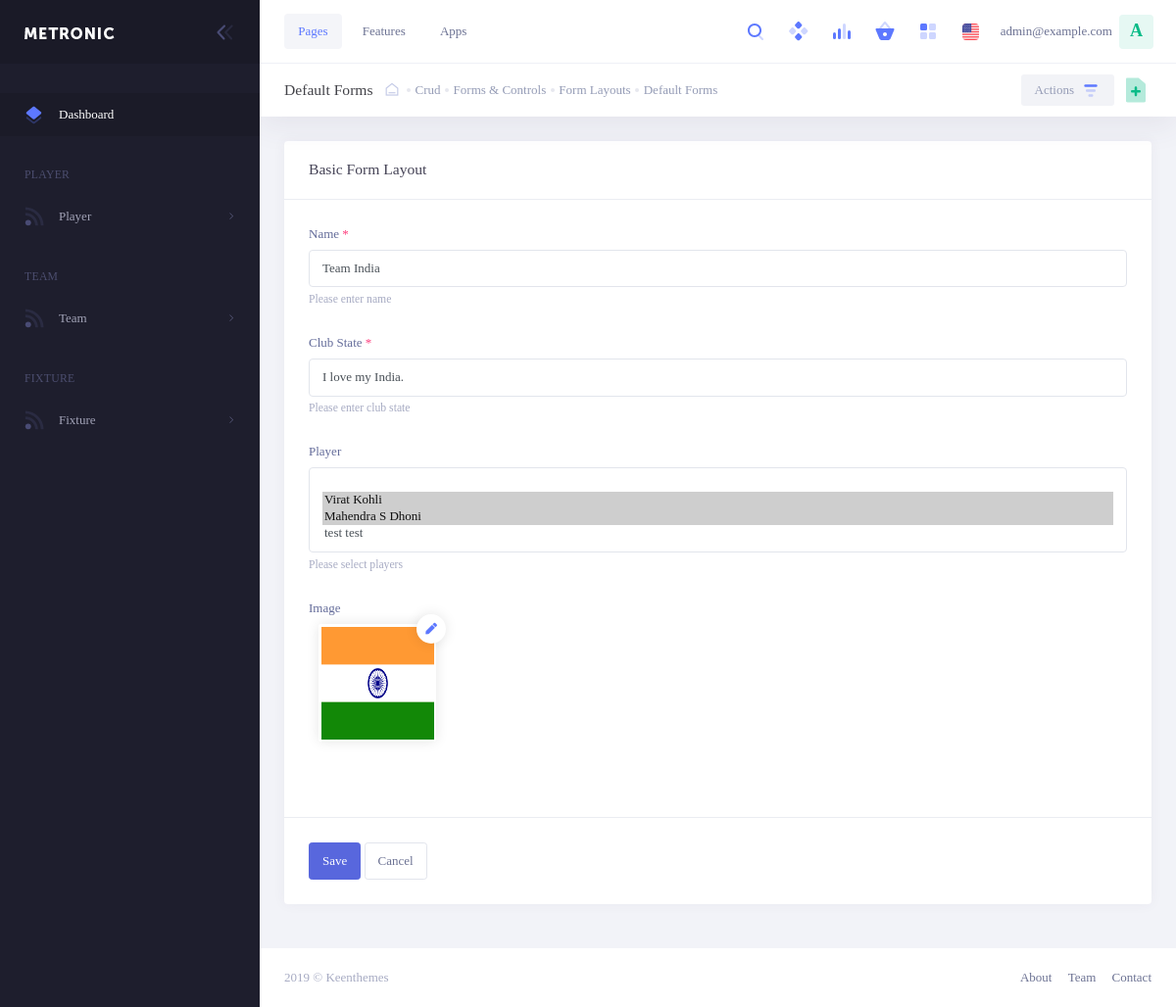
The page /team_edit/1/ (signed in) on the database its author committed.
### custom_admin/models.py (models this page shows, shortened)
class User(AbstractBaseUser, PermissionsMixin):
    is_staff = models.BooleanField(default=True)
    is_active = models.BooleanField(default=True)
    email = models.EmailField(max_length=60, unique=True)
    first_name = models.CharField(max_length=60, blank=True)
    last_name = models.CharField(max_length=60, blank=True)
    phone = models.CharField(max_length=20, blank=True)
    avatar = models.ImageField(upload_to='user/profile_images/%Y/%m/%d', default='')
    objects = UserManager()
    USERNAME_FIELD = 'email'

### cricket_app/models.py (models this page shows, shortened)
class Team(models.Model):
    uuid = models.UUIDField(default=uuid.uuid4, editable=False)
    name = models.CharField(max_length=250, blank=False)
    logoUri = models.ImageField(upload_to='team/logo_uri/%Y/%m/%d', blank=False)
    club_state = models.CharField(max_length=250, blank=True)
    players = models.ManyToManyField(Player)

class Player(models.Model):
    uuid = models.UUIDField(default=uuid.uuid4, editable=False)
    first_name = models.CharField(max_length=250, blank=False)
    last_name = models.CharField(max_length=250, blank=False)
    image_uri = models.ImageField(upload_to='player/image_uri/%Y/%m/%d', blank=False)
    jersey_number = models.PositiveSmallIntegerField()
    country = models.CharField(max_length=250)

### custom_admin/views.py (the view, shortened to what this page needs)
# urls.py: path('team_edit/<int:pk>/', TeamEdit.as_view(), name='team-edit'),
class TeamEdit(LoginRequiredMixin, UserPassesTestMixin, View):
    template_name = 'custom_admin/team/edit.html'
    login_url = reverse_lazy('login')
    form_class = TeamEditForm
    context = dict()
    def test_func(self):
        return self.request.user.is_superuser
    def get(self, request, **kwargs):
        self.context['team'] = Team.objects.get(pk=kwargs['pk'])
        selected_player_ids = [player.id for team in Team.objects.exclude(id=int(kwargs['pk'])) for player in team.players.all()]
        print(selected_player_ids)
        self.context['players'] = Player.objects.exclude(id__in=selected_player_ids)
        return render(request, self.template_name, self.context)

### templates/custom_admin/team/edit.html (shortened to what this page needs)
{% extends "custom_admin/index.html" %}
{% load static %}
{% block content %}
<div class="kt-subheader   kt-grid__item" id="kt_subheader">
    <div class="kt-subheader__main">
        <h3 class="kt-subheader__title">
            Default Forms </h3>
        <div class="kt-subheader__breadcrumbs">
            <a href="#" class="kt-subheader__breadcrumbs-home"><i class="flaticon2-shelter"></i></a>
            <span class="kt-subheader__breadcrumbs-separator"></span>
            <a href="#" class="kt-subheader__breadcrumbs-link">
                Crud </a>
            <span class="kt-subheader__breadcrumbs-separator"></span>
            <a href="#" class="kt-subheader__breadcrumbs-link">
                Forms & Controls </a>
            <span class="kt-subheader__breadcrumbs-separator"></span>
            <a href="#" class="kt-subheader__breadcrumbs-link">
                Form Layouts </a>
            <span class="kt-subheader__breadcrumbs-separator"></span>
            <a href="#" class="kt-subheader__breadcrumbs-link">
                Default Forms </a>
        </div>
    </div>
    <div class="kt-subheader__toolbar">
        <div class="kt-subheader__wrapper">
            <a href="#" class="btn kt-subheader__btn-primary">
                Actions &nbsp;
                 </a>
            <div class="dropdown dropdown-inline" data-toggle="kt-tooltip" title="Quick actions"
                data-placement="left">
                <a href="#" class="btn btn-icon" data-toggle="dropdown" aria-haspopup="true"
                    aria-expanded="false">
                </a>
            </div>
        </div>
    </div>
</div>
<div class="kt-content  kt-grid__item kt-grid__item--fluid" id="kt_content">
    <div class="row">
        <div class="col-lg-12">
            <div class="kt-portlet">
                <div class="kt-portlet__head">
                    <div class="kt-portlet__head-label">
                        <h3 class="kt-portlet__head-title">
                            Basic Form Layout
                        </h3>
                    </div>
                </div>
                <form class="kt-form kt-form--label-left" action="{% url 'team-edit' pk=team.id %}" method="post" enctype="multipart/form-data">
                    <div class="kt-portlet__body">
                        <div class="kt-section kt-section--first">
                            <div class="form-group">
                                <label> Name <span class="kt-font-danger kt-font-bold">*</span></label>
                                <input type="text" class="form-control" name="name"
                                    placeholder="Enter name" value="{{ team.name }}">
                                <span class="form-text text-muted">Please enter name</span>
                            </div>
                            <div class="form-group">
                                <label> Club State <span class="kt-font-danger kt-font-bold">*</span></label>
                                <input type="text" class="form-control" name="club_state"
                                    placeholder="Enter club state" value="{{ team.club_state }}">
                                <span class="form-text text-muted">Please enter club state</span>
                            </div>
                            <div class="form-group">
                                <label class="">Player</label>
                                <select class="form-control kt-select2" id="players" name="players" multiple>
                                    <option></option>
                                    {% for player in players.all %}
                                        <option value="{{player.id}}" {% if player in team.players.all %} selected {% endif %}>{{player.first_name}} {{player.last_name}}</option>
                                    {% endfor %}
                                </select>
                                <span class="form-text text-muted">Please select players</span>
                            </div>
                            <div class="form-group">
                                <label>Image</label>
                              <div class="col-lg-9 col-xl-6">
                                <div class="kt-avatar kt-avatar--outline kt-avatar--circle-"
                                    id="kt_apps_user_add_avatar">
                                    <div class="kt-avatar__holder">
                                      <img id="bp_img" src="{{MEDIA_URL}}{{team.logoUri}}" class="kt-avater__holder" width="115" height="115">
                                    </div>
                                    <label class="kt-avatar__upload"
                                        data-toggle="kt-tooltip" title=""
                                        data-original-title="Change avatar">
                                        <i class="fa fa-pen"></i>
                                    </label>
                                </div>
                              </div>
                            </div>
                        </div>
                    </div>
                    <div class="kt-portlet__foot">
                        <div class="kt-form__actions">
                            <button type="submit" class="btn btn-primary">Save</button>
                            <button type="reset" class="btn btn-secondary">Cancel</button>
                        </div>
                    </div>
                </form>
            </div>
        </div>
    </div>
</div>
{% endblock content %}

### templates/custom_admin/partials/_navbar.html (shortened to what this page needs)
{% load static %}
<div id="kt_header" class="kt-header kt-grid__item  kt-header--fixed ">
    <div class="kt-header-menu-wrapper" id="kt_header_menu_wrapper">
        <div id="kt_header_menu" class="kt-header-menu kt-header-menu-mobile  kt-header-menu--layout-default ">
            <ul class="kt-menu__nav ">
                <li class="kt-menu__item  kt-menu__item--open kt-menu__item--here kt-menu__item--submenu kt-menu__item--rel kt-menu__item--open kt-menu__item--here kt-menu__item--active"
                    data-ktmenu-submenu-toggle="click" aria-haspopup="true"><a href="javascript:;"
                        class="kt-menu__link kt-menu__toggle"><span class="kt-menu__link-text">Pages</span></a>
                </li>
                <li class="kt-menu__item  kt-menu__item--submenu kt-menu__item--rel" data-ktmenu-submenu-toggle="click"
                    aria-haspopup="true"><a href="javascript:;" class="kt-menu__link kt-menu__toggle"><span
                            class="kt-menu__link-text">Features</span></a>
                </li>
                <li class="kt-menu__item  kt-menu__item--submenu kt-menu__item--rel" data-ktmenu-submenu-toggle="click"
                    aria-haspopup="true"><a href="javascript:;" class="kt-menu__link kt-menu__toggle"><span
                            class="kt-menu__link-text">Apps</span></a>
                </li>
            </ul>
        </div>
    </div>
    <div class="kt-header__topbar">
        <div class="kt-header__topbar-item kt-header__topbar-item--search dropdown" id="kt_quick_search_toggle">
            <div class="kt-header__topbar-wrapper" data-toggle="dropdown" data-offset="10px,0px">
                <span class="kt-header__topbar-icon">
                     </span>
            </div>
        </div>
        <div class="kt-header__topbar-item dropdown">
            <div class="kt-header__topbar-wrapper" data-toggle="dropdown" data-offset="30px,0px" aria-expanded="true">
                <span class="kt-header__topbar-icon kt-pulse kt-pulse--brand">
                </span>
            </div>
        </div>
        <div class="kt-header__topbar-item dropdown">
            <div class="kt-header__topbar-wrapper" data-toggle="dropdown" data-offset="30px,0px" aria-expanded="true">
                <span class="kt-header__topbar-icon">
                     </span>
            </div>
        </div>
        <div class="kt-header__topbar-item dropdown">
            <div class="kt-header__topbar-wrapper" data-toggle="dropdown" data-offset="30px,0px" aria-expanded="true">
                <span class="kt-header__topbar-icon">
                     </span>
            </div>
        </div>
        <div class="kt-header__topbar-item kt-header__topbar-item--quick-panel" data-toggle="kt-tooltip"
            title="Quick panel" data-placement="right">
            <span class="kt-header__topbar-icon" id="kt_quick_panel_toggler_btn">
                 </span>
        </div>
        <div class="kt-header__topbar-item kt-header__topbar-item--langs">
            <div class="kt-header__topbar-wrapper" data-toggle="dropdown" data-offset="10px,0px">
                <span class="kt-header__topbar-icon">
                    <img class="" src="{% static 'custom_admin/assets/media/flags/020-flag.svg' %}" alt="" />
                </span>
            </div>
        </div>
        <div class="kt-header__topbar-item kt-header__topbar-item--user">
            <div class="kt-header__topbar-wrapper" data-toggle="dropdown" data-offset="0px,0px">
                <div class="kt-header__topbar-user">
                    <span class="kt-header__topbar-username kt-hidden-mobile">{{ request.user.email }}</span>
                    <span
                        class="kt-badge kt-badge--username kt-badge--unified-success kt-badge--lg kt-badge--rounded kt-badge--bold">{{ request.user.email.0 | title }}</span>
                </div>
            </div>
        </div>
    </div>
</div>

### static/custom_admin/assets/css/demo1/skins/header/base/light.css (style rules this page uses)
@media (min-width: 1025px) { .kt-header { background-color: #ffffff; border-bottom: 1px solid #eff0f6; } }
@media (min-width: 1025px) { .kt-header .kt-header-menu .kt-menu__nav > .kt-menu__item > .kt-menu__link { border-radius: 4px !important; } }
@media (min-width: 1025px) { .kt-header .kt-header-menu .kt-menu__nav > .kt-menu__item > .kt-menu__link .kt-menu__link-text { color: #6c7293; font-weight: 500; } }
@media (min-width: 1025px) { .kt-header .kt-header-menu .kt-menu__nav > .kt-menu__item.kt-menu__item--here > .kt-menu__link, .kt-header .kt-header-menu .kt-menu__nav > .kt-menu__item.kt-menu__item--active > .kt-menu__link, .kt-header .kt-header-menu .kt-menu__nav > .kt-menu__item:hover > .kt-menu__link { background-color: rgba(77, 89, 149, 0.06); } }
@media (min-width: 1025px) { .kt-header .kt-header-menu .kt-menu__nav > .kt-menu__item.kt-menu__item--here > .kt-menu__link .kt-menu__link-text, .kt-header .kt-header-menu .kt-menu__nav > .kt-menu__item.kt-menu__item--active > .kt-menu__link .kt-menu__link-text, .kt-header .kt-header-menu .kt-menu__nav > .kt-menu__item:hover > .kt-menu__link .kt-menu__link-text { color: #5d78ff; } }
.kt-header .kt-header__topbar .kt-header__topbar-item.kt-header__topbar-item--user .kt-header__topbar-user .kt-header__topbar-username { -webkit-transition: all 0.3s; transition: all 0.3s; color: #6c7293; }
.kt-header .kt-header__topbar .kt-header__topbar-item.kt-header__topbar-item--user .kt-header__topbar-user .kt-badge.kt-badge--username { height: 35px; width: 35px; font-size: 1.4rem; font-weight: 600; }

### static/custom_admin/assets/css/demo1/skins/header/menu/light.css (style rules this page uses)
@media (min-width: 1025px) { .kt-header-menu .kt-menu__nav > .kt-menu__item > .kt-menu__link { background-color: none; } }
@media (min-width: 1025px) { .kt-header-menu .kt-menu__nav > .kt-menu__item > .kt-menu__link .kt-menu__link-text { color: #9096b8; } }
@media (min-width: 1025px) { .kt-header-menu .kt-menu__nav > .kt-menu__item.kt-menu__item--active > .kt-menu__link { background-color: none; } }
@media (min-width: 1025px) { .kt-header-menu .kt-menu__nav > .kt-menu__item.kt-menu__item--active > .kt-menu__link .kt-menu__link-text { color: #5d78ff; } }
@media (min-width: 1025px) { .kt-header-menu .kt-menu__nav > .kt-menu__item.kt-menu__item--here > .kt-menu__link { background-color: none; } }
@media (min-width: 1025px) { .kt-header-menu .kt-menu__nav > .kt-menu__item.kt-menu__item--here > .kt-menu__link .kt-menu__link-text { color: #5d78ff; } }

### rows shown on the page
User: user.email "admin@example.com", user.email.0 "A"
Team: name "Team India", club_state "I love my India.", players "/ Virat Kohli ☑ / Mahendra S Dhoni ☑ / test test", logoUri (picture)
